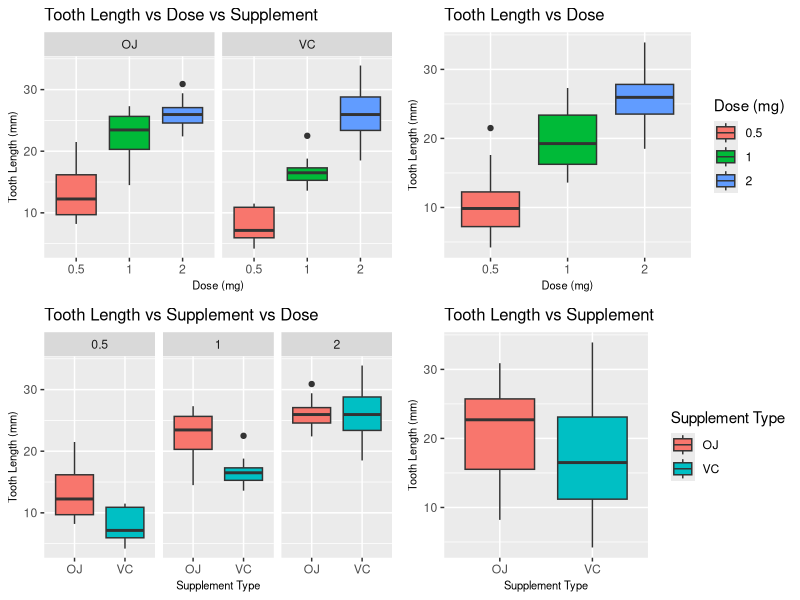

Here is the R script that generated this plot:
## ---- chunk 1
library(ggplot2)
library(datasets)
library(gridExtra)

tooth_growth_dt <- ToothGrowth
str(tooth_growth_dt)
summary(tooth_growth_dt)

## ---- chunk 2
tooth_growth_dt <-
    data.frame(
    len = tooth_growth_dt$len,
    supp = tooth_growth_dt$supp,
    dose = as.factor(tooth_growth_dt$dose)
    )
    
    plot1 <-
    ggplot(tooth_growth_dt, aes(x = dose, y = len, fill = dose)) +
    geom_boxplot() +
    facet_grid(. ~ tooth_growth_dt$supp) +
    ggtitle('Tooth Length vs Dose vs Supplement') +
    labs(fill = 'Dose (mg)') +
    xlab('Dose (mg)') +
    ylab('Tooth Length (mm)') +
    theme(legend.position = 'none')  +
    theme(plot.title = element_text(size = 12, hjust = 0)) +
    theme(axis.title = element_text(size = 8))
    
    plot2 <-
    ggplot(tooth_growth_dt, aes(x = dose, y = len, fill = dose)) +
    geom_boxplot() +  ggtitle('Tooth Length vs Dose') +
    labs(fill = 'Dose (mg)') +
    xlab('Dose (mg)') +
    ylab('Tooth Length (mm)') +
    theme(plot.title = element_text(size = 12, hjust = 0)) +
    theme(axis.title = element_text(size = 8))
    
    plot3 <-
    ggplot(tooth_growth_dt, aes(x = supp, y = len, fill = supp)) +
    geom_boxplot() +
    facet_grid(. ~ tooth_growth_dt$dose) +
    ggtitle('Tooth Length vs Supplement vs Dose') +
    labs(fill = 'Supplement Type') + xlab('Supplement Type') +
    ylab('Tooth Length (mm)') +
    theme(legend.position = 'none') +
    theme(plot.title = element_text(size = 12, hjust = 0)) +
    theme(axis.title = element_text(size = 8))
    
    plot4 <-
    ggplot(tooth_growth_dt, aes(x = supp, y = len, fill = supp)) +
    geom_boxplot()  +
    ggtitle('Tooth Length vs Supplement') +
    labs(fill = 'Supplement Type') +
    xlab('Supplement Type') +
    ylab('Tooth Length (mm)') +
    theme(plot.title = element_text(size = 12, hjust = 0)) +
    theme(axis.title = element_text(size = 8))
    
    grid.arrange(plot1, plot2, plot3, plot4, nrow = 2, ncol = 2)

## ---- chunk 3
vc_data <- tooth_growth_dt[tooth_growth_dt$supp=='VC',]
oj_data <- tooth_growth_dt[tooth_growth_dt$supp=='OJ',]

t.test(vc_data$len, oj_data$len)
